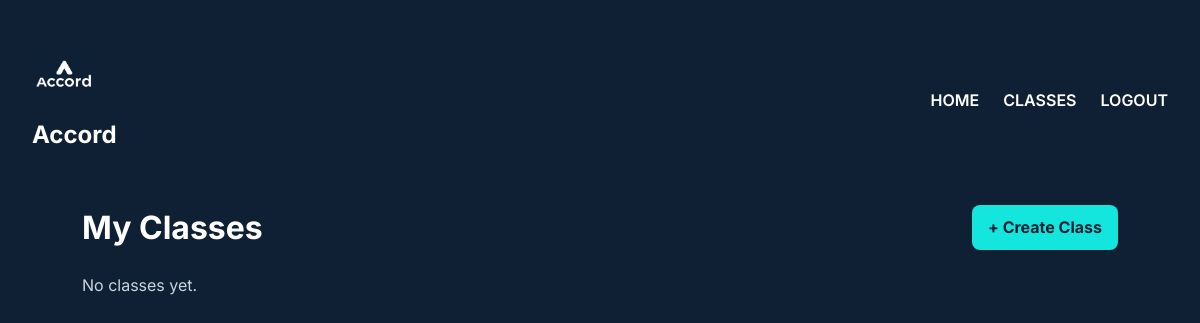
The app's page /classes (signed in), older data.
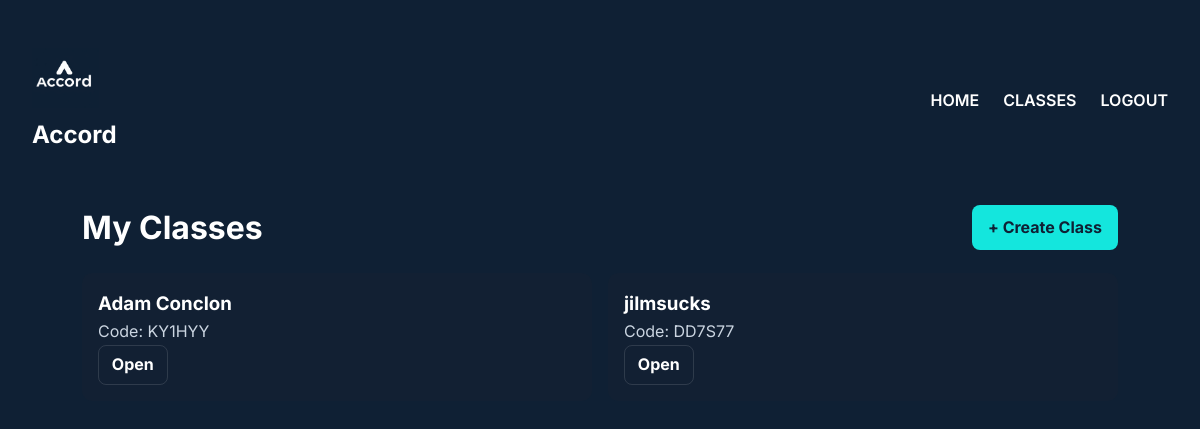
The same page, newer data.
### tables this page shows
CREATE TABLE classes (
    classID     INTEGER PRIMARY KEY AUTOINCREMENT,
    className   TEXT NOT NULL,
    code        TEXT NOT NULL UNIQUE, -- random join code
    teacherID   INTEGER NOT NULL,
    FOREIGN KEY (teacherID) REFERENCES users(userID)
);

### main.py (the view)
@app.route("/classes")
def classes():
    user = logged_in_user()
    if not user:
        flash("Please log in.")
        return redirect(url_for("login"))
    classes = db.list_classes_for_user(user["id"], user["role"])
    return render_template("classes.html", classes=classes, user=user)

### database_manager.py (called while the page is built)
def list_classes_for_user(userID, role):
    con = sql.connect(DB_PATH)
    cur = con.cursor()
    if role == "teacher":
        cur.execute("SELECT * FROM classes WHERE teacherID = ?", (userID,))
    else:  # student
        cur.execute("""SELECT c.* FROM classes c
                       JOIN enrollments e ON c.classID = e.classID
                       WHERE e.studentID = ?""", (userID,))
    classes = cur.fetchall()
    con.close()
    return classes

### main.py (called while the page is built)
def logged_in_user():
    return session.get("user")  # return with user id, name, email, role

### templates/classes.html
{% extends "layout.html" %}
{% block content %}
<div class="page">
  <div class="page-header">
    <h1>My Classes</h1>
    {% if user.role == 'teacher' %}
      <a class="btn" href="{{ url_for('create_class') }}">+ Create Class</a>
    {% else %}
      <a class="btn" href="{{ url_for('join_class') }}">+ Join Class</a>
    {% endif %}
  </div>
  <div class="grid">
    {% if classes %}
      {% for c in classes %}
        <div class="class-card">
          <h3>{{ c[1] }}</h3>
          <p class="muted">Code: {{ c[2] }}</p>
          <a class="btn ghost" href="{{ url_for('class_detail', class_id=c[0]) }}">Open</a>
        </div>
      {% endfor %}
    {% else %}
      <p class="muted">No classes yet.</p>
    {% endif %}
  </div>
</div>
{% endblock %}

### templates/layout.html (shortened to what this page needs)
<!DOCTYPE html>
<html lang="en">
  <head>
    <link rel="stylesheet" href="{{ url_for('static', filename='css/style.css') }}" />
  </head>
  <body class="bg-[#0f2034] min-h-screen">
    <main>
      {% include "partials/menu.html" %}
      {% block content %}{% endblock %}
    </main>
  </body>
</html>

### templates/partials/menu.html
<nav>
  <div class="nav-left">
    <img src="{{ url_for('static', filename='images/logo.png') }}" alt="Logo" />
    <h1>Accord</h1>
  </div>
  <ul class="topnav">
    <li><a href="{{ url_for('index') }}">Home</a></li>
    {% if session.get('user') %}
      <li><a href="{{ url_for('classes') }}">Classes</a></li>
      <li><a href="{{ url_for('logout') }}">Logout</a></li>
    {% else %}
      <li><a href="{{ url_for('login') }}">Login</a></li>
      <li><a href="{{ url_for('signup') }}">Sign Up</a></li>
    {% endif %}
  </ul>
</nav>

### static/css/style.css (style rules this page uses)
* { margin: 0; padding: 0; box-sizing: border-box; }
body { background: #0f2034; font-family: "Inter", sans-serif; font-size: 1rem; color: #ffffff; line-height: 1.6; }
main { max-width: 1200px; margin: auto; padding: 2rem; }
nav { display: flex; justify-content: space-between; align-items: center; padding: 1rem 0; }
nav img { height: 60px; }
nav ul { list-style: none; display: flex; gap: 1.5rem; }
nav li { margin: 0; }
nav ul li a { text-decoration: none; text-transform: uppercase; color: #ffffff; font-weight: 600; }
nav h1 { color: #ffffff; font-size: 1.5rem; font-weight: 700; }
.btn { border: none; border-radius: 5px; cursor: pointer; font-size: 1rem; padding: 0.5rem 1.5rem; transition: all 0.25s ease-in-out; background: #ffffff; color: #0f2034; font-weight: 600; }
.btn { display:inline-block; padding: 0.6rem 1rem; background: #14e6dd; color: #0f2034; border-radius: 8px; text-decoration: none; font-weight: 700; }
.btn.ghost { background: transparent; border: 1px solid rgba(255,255,255,0.12); color: #fff; padding: 0.4rem 0.8rem; }
.muted { color: #cbd5e1; }
.page { padding: 2rem; max-width: 1100px; margin: auto; color: #fff; }
.page-header { display:flex; justify-content:space-between; align-items:center; margin-bottom:1.25rem; }
.grid { display:grid; grid-template-columns: repeat(auto-fit, minmax(240px, 1fr)); gap:1rem; }
.class-card { background:#122033; padding:1rem; border-radius:10px; }

Row changes from the older to the newer data that the page shows:
added classes: className "Adam Conclon", code "KY1HYY"
added classes: className "jilmsucks", code "DD7S77"
Text that changed along with them:
text no longer shown: "No classes yet."
